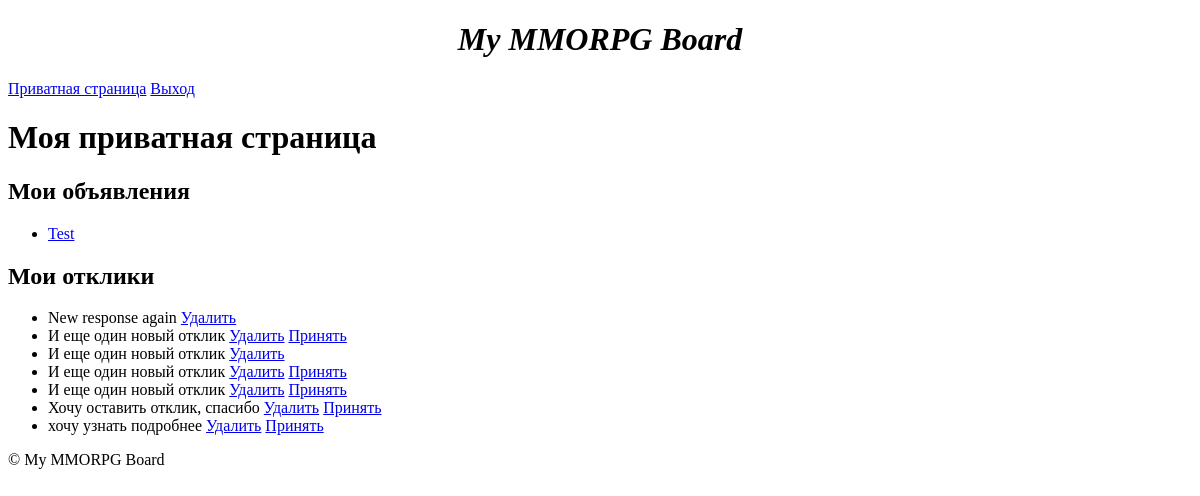
Before: /private_page/ (signed in) with the older database file.
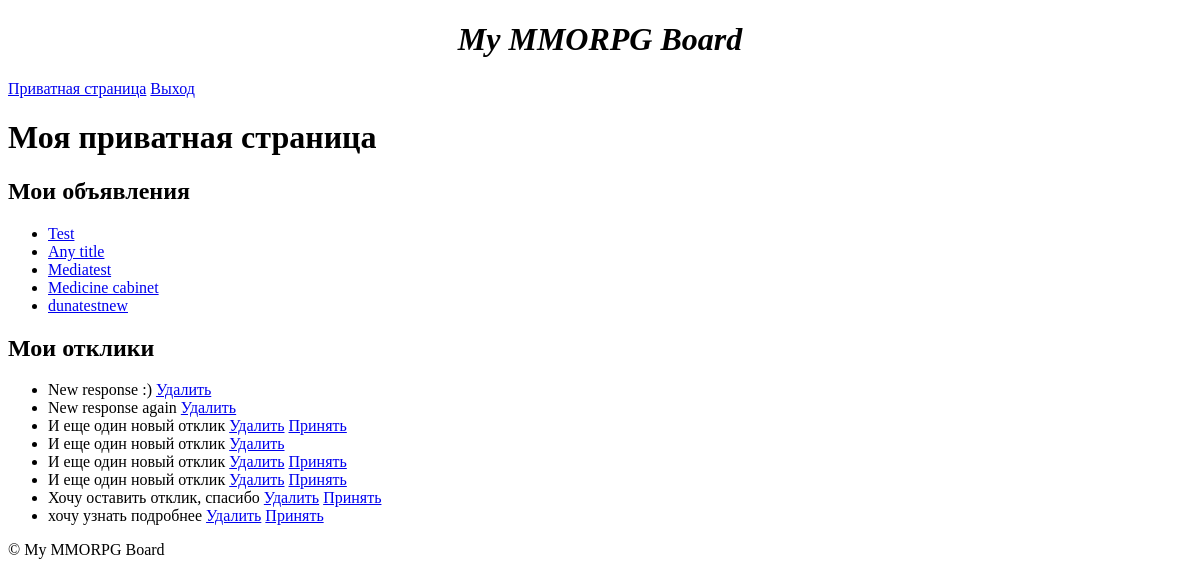
After: the same page with the newer database file.
### board/models.py (models this page shows, shortened)
class Advertisement(models.Model):
    user = models.ForeignKey(User, on_delete=models.CASCADE)
    category = models.ForeignKey(Category, on_delete=models.PROTECT)
    title = models.CharField(max_length=200)
    content = RichTextField()  # Заменим TextField на RichTextField
    file = models.FileField(upload_to='media/', blank=True, null=True)  # Добавим поле для медиа-контента
    created_at = models.DateTimeField(auto_now_add=True)

class Response(models.Model):
    user = models.ForeignKey(User, on_delete=models.CASCADE)
    advertisement = models.ForeignKey(Advertisement, on_delete=models.CASCADE)
    content = models.TextField()
    sent_at = models.DateTimeField(auto_now_add=True)
    is_accepted = models.BooleanField(default=False)  # Поле для хранения информации о принятии отклика
    class Meta:
        ordering = ['-sent_at']

### board/views.py (the view)
# urls.py: path('private_page/', views.private_page, name='private_page'),
@login_required
def private_page(request):
    user = request.user
    advertisements = Advertisement.objects.filter(user=user)
    responses = Response.objects.filter(advertisement__user=user)
    return render(request, 'private_page.html', {'advertisements': advertisements, 'responses': responses})

### board/templates/private_page.html
{% extends 'base.html' %}
{% block content %}
    <h1>Моя приватная страница</h1>
    <h2>Мои объявления</h2>
    <ul>
        {% for advertisement in advertisements %}
            <li>
                <a href="{% url 'advertisement_detail' advertisement_id=advertisement.pk %}">{{ advertisement.title }}</a>
            </li>
        {% endfor %}
    </ul>
    <h2>Мои отклики</h2>
    <ul>
        {% for response in responses %}
            <li>
                {{ response.content }}
                {% if response.advertisement.user == user %}
                    <a href="{% url 'delete_response' response_id=response.pk %}">Удалить</a>
                {% endif %}
                {% if not response.is_accepted and response.advertisement.user == user %}
                    <a href="{% url 'accept_response' response_id=response.pk %}">Принять</a>
                {% endif %}
            </li>
        {% endfor %}
    </ul>
{% endblock %}

Changed rows visible on the page:
added Advertisement: title "Any title"
added Advertisement: title "Mediatest"
added Advertisement: title "Medicine cabinet"
added Advertisement: title "dunatestnew"
added Response: content "New response :)", shows "Удалить"
